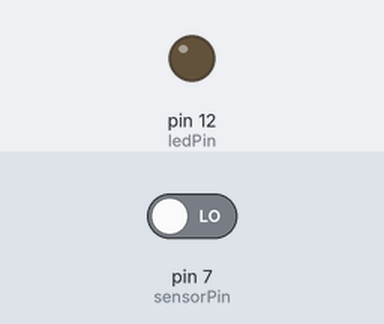
A sketch run on a simulated Arduino Uno, built with avr-gcc and run on an emulated ATmega328P. Parts: output pins drawn as LEDs (lit = HIGH). The test bench sets the inputs (shaded band); at power-on: pin 7 (sensorPin) LOW.

Above: at 1.2 s.
1.3 s: pin 7 (sensorPin) driven HIGH
At 1.8 s:
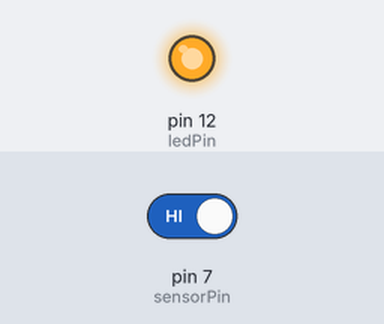
2.8 s: pin 7 (sensorPin) driven LOW
At 5.3 s:
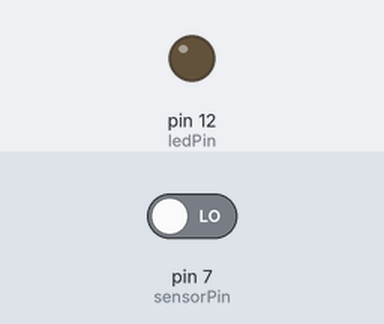
Timing chart, 0 to 6.8 s (numbered marks = the images above; inputs shaded):
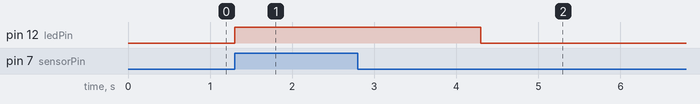

The sketch:

11-soundSensor.ino
```cpp
int sensorPin = 7;
int ledPin = 12;

void setup() {
  // put your setup code here, to run once:
  pinMode(sensorPin, INPUT);
  pinMode(ledPin, OUTPUT);
}

void loop() {
  // put your main code here, to run repeatedly:
  if (digitalRead(sensorPin) == 1) {
    digitalWrite(ledPin, HIGH);
    delay(3000);
    digitalWrite(ledPin, LOW);
  } else {
    digitalWrite(ledPin, LOW);
  }
}
```

Measured:
- after the input at 1.3 s, pin 12 (ledPin): LOW → HIGH at once
- after the input at 2.8 s, pin 12 (ledPin): HIGH → LOW after 1.5 s
